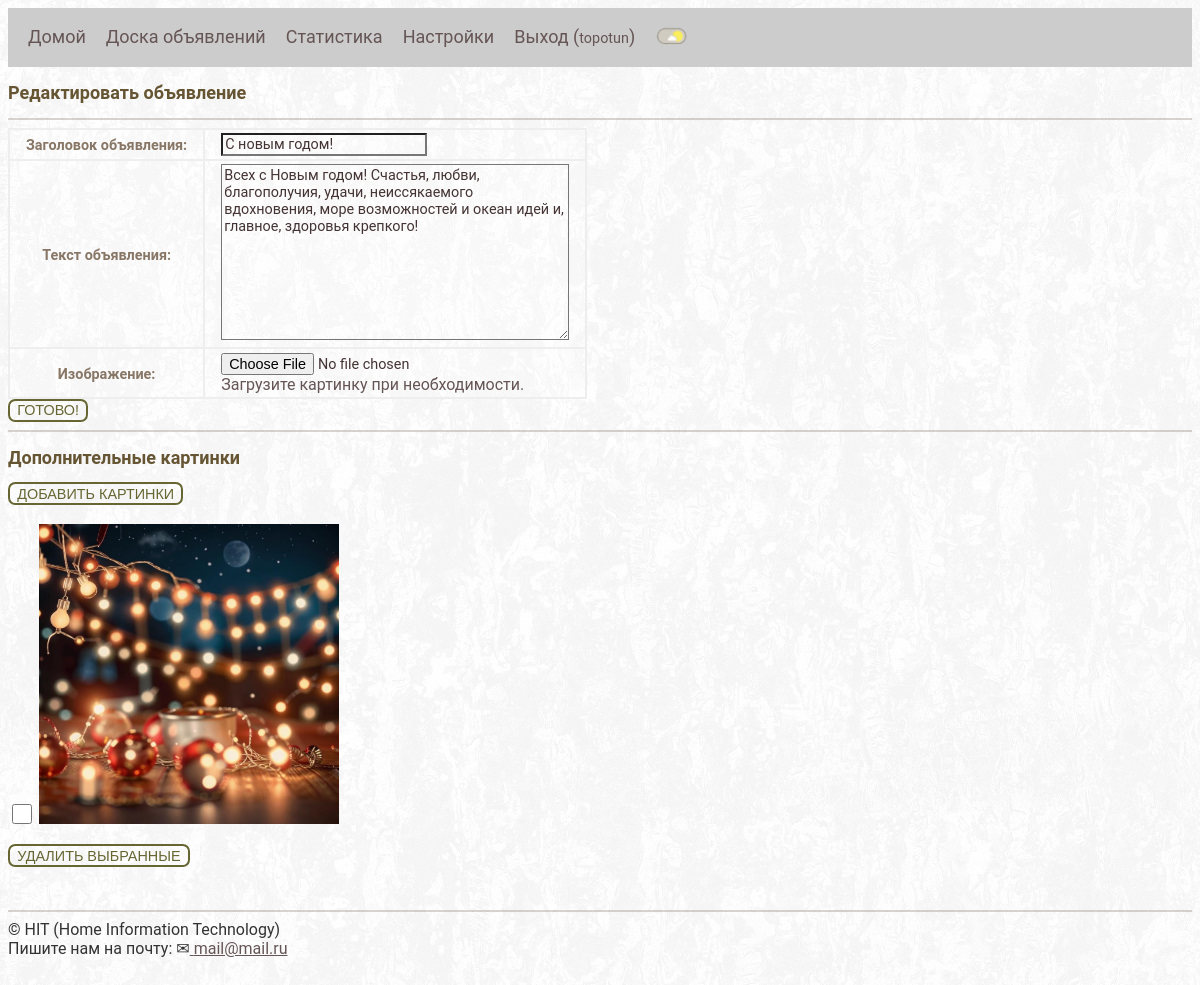
Page /board/edit/32/ (signed in) on the committed database.
### board/models.py (models this page shows, shortened)
class Advertisement(models.Model):
    title = models.CharField(max_length=255)
    content = models.TextField()
    author = models.ForeignKey(User, on_delete=models.CASCADE)
    created_at = models.DateTimeField(auto_now_add=True)
    like_count = models.IntegerField(default=0)
    dislike_count = models.IntegerField(default=0)
    image = models.ImageField(upload_to=user_directory_path, null=True, blank=True)
    class Meta:
        verbose_name = 'Объявления'
        verbose_name_plural = 'Объявления'

class Image(models.Model):
    advertisement = models.ForeignKey(Advertisement, related_name='images', on_delete=models.CASCADE)
    user = models.ForeignKey(User, on_delete=models.CASCADE)
    image = models.ImageField(upload_to=user_directory_path)
    class Meta:
        verbose_name = 'Изображения'
        verbose_name_plural = 'Изображения'

### board/views.py (the view, shortened to what this page needs)
# urls.py: path('edit/<int:pk>/', views.edit_advertisement, name='edit_advertisement'),
@login_required
def edit_advertisement(request: HttpRequest, pk) -> HttpResponseRedirect:
    advertisement = Advertisement.objects.get(pk=pk)
    images = Image.objects.filter(advertisement=advertisement)
    if request.user != advertisement.author and not request.user.is_superuser:
        return render(request, 'board/advertisement_detail.html',
                      {'advertisement': advertisement, 'error': 'Вы не можете редактировать чужие объявления!'})
    if request.method == "POST" and request.POST.get('add_adv'):
        form = AdvertisementForm(request.POST, request.FILES, instance=advertisement)
        if form.is_valid():
            advertisement = form.save(commit=False)
            advertisement.save()
            return redirect('board:advertisement_detail', pk=pk)
    else:
        form = AdvertisementForm(instance=advertisement)
    return render(request, 'board/add_advertisement.html',
                  {'form': form,
                   'title2': 'Редактировать объявление',
                   'advertisement': advertisement,
                   'images': images})

### board/forms.py
class AdvertisementForm(forms.ModelForm):
    title = forms.CharField(label='Заголовок объявления:', max_length=200)
    content = forms.CharField(label='Текст объявления:', widget=forms.Textarea, empty_value='')
    image = forms.ImageField(label='Изображение:', help_text='Загрузите картинку при необходимости.', required=False)
    class Meta:
        model = Advertisement
        fields = ['title', 'content', 'image']

### board/user_preferences.py (called while the page is built, shortened)
def pref(request: HttpRequest):
    if request.user.is_authenticated:
        _preferences = Preferences.objects.filter(user=request.user).last()
    else:
        _preferences = None
    return {
        'user_pref': _preferences,
    }

### board/templates/board/add_advertisement.html (shortened to what this page needs)
{% extends 'base.html' %}
{% block content %}
  <h2>
    {% if title2 %}
      {{ title2 }}
    {% else %}
      Добавить объявление
    {% endif %}
  </h2>
  <hr>
  <form method="post" enctype="multipart/form-data">
    <table>
      {{ form.as_table }}
    </table>
    <button type="submit" name="add_adv" value="{{advertisement.pk}}">Готово!</button>
  </form>
<hr>
    <h2>Дополнительные картинки</h2>
  {% if title2 %}
    <a href="{% url 'board:add_image' pk=advertisement.pk %}"><button>Добавить картинки</button></a>
    <br> <br>
  {% endif %}
    {% if images %}
      <form method="post" id="myForm">
        <nav>
        {% for itm in images %}
        <div class="container inline-block">
          <input type="checkbox" id="chb" name="i{{ itm.id }}" value="i{{ itm.id }}">
          <label for="chb">
            <a class="a_img" href="{{ itm.image.url }}" target="_blank">
              <img src="{{ itm.image.url }}"
                   title="{{ itm.url }} &#10Автор: {{ itm.user }}"
                   style="width: 300px; height: 300px;">
            </a>
          </label>
        </div>
        {% endfor %}
        </nav>
        <p class="align_left">
          <button onclick="return confirm('Удалить выбранные картинки?');" type="submit" name="image_del" value="checked">
            Удалить выбранные
          </button>
        </p>
      </form>
  {% endif %}
{% endblock %}

### templates/base.html (shortened to what this page needs)
{% load static %}
<!DOCTYPE html>
<html lang="en">
<head>
    {% if user_pref.theme != 'dark' %}
      <link rel="stylesheet" type="text/css" href='{% static "board_project/style-day.css" %}'>
    {% else %}
      <link rel="stylesheet" type="text/css" href='{% static "board_project/style-night.css" %}'>
    {% endif %}
</head>
<body>
    <div class="navbar">
        <a href="{% url 'home' %}">Домой</a>
        <a href="{% url 'board:advertisement_list' %}">Доска объявлений</a>
        {% if user.is_authenticated %}
            {% if user.is_superuser %}
              <a href="{% url 'board:user_stat_list' %}">Статистика</a>
            {% endif %}
            <a href="{% url 'board:user_settings' %}">Настройки</a>
            <a href="{% url 'logout' %}">Выход (<span class="small_font">{{user}}</span>)</a>
            <a href="?day=theme" title="Светлая/темная тема">
                {% if user_pref.theme != 'dark' %}
                  <img src="{% static 'board_project/day.png' %}" width="34">
                {% else %}
                  <img src="{% static 'board_project/night.png' %}" width="34">
                {% endif %}
            </a>
        {% else %}
            <a href="{% url 'login' %}">Вход</a>
            <a href="{% url 'signup' %}">Регистрация</a>
        {% endif %}
    </div>
    {% block content %}
    {% endblock %}
<br>  <hr>
    © HIT (Home Information Technology)
    <br> Пишите нам на почту: ✉<a href="mailto:mail@mail.ru"> mail@mail.ru </a>
    <br>  <br>
</body>
</html>

### static/board_project/style-day.css (style rules this page uses)
.navbar { overflow: hidden; background-color: #ccc; padding: 8px 10px; }
.navbar a { float: left; color: #f2f2f2; text-align: center; padding: 10px; text-decoration: none; font-size: 18px; }
body { background-color: #ffffff; font-family: 'Roboto', sans-serif; color: #333; background: url("day_fon.jpg"); background-attachment: fixed; }
a:link { color: #655; }
input[type='checkbox'] { width: 20px; height: 20px; background-color: #6080f3; }
input, textarea { background-color: RGB(255, 255, 255, 0.1); font-family: 'Roboto', sans-serif; color: #433; font-size: 0.9em; }
hr { height: 2px; background-color: RGB(128, 112, 96, 0.3); border: none; }
.a_img { text-decoration: none; border: none; }
.container { display: flex; flex-direction: column; align-items: center; }
.align_left { text-align: left; }
.inline-block { display: inline-block; }
.small_font { font-size: 0.8em; font-family: 'Roboto', sans-serif; }
table { border: 1px solid #eee; border-collapse: separate; border-spacing: 0px; color: #655; }
tr, th, td { border: 1px solid #eee; padding: 0.2em 1em; }
button { padding: 0.1em 0.5em; background-color: transparent; font-size: 0.9em; text-transform: uppercase; color: #663; border: 2px solid #663; border-radius: 0.5em; }
h2 { text-align: left; font-family: 'Roboto', sans-serif; font-size: 18px; color: #653; }
label { font-size: 0.9em; color: #876; }

### rows in the picture
Advertisement: title "С новым годом!", content "Всех с Новым годом! Счастья, любви, благополучия, удачи, неиссякаемого вдохновения, море возможностей и океан идей и, главное, здоровья крепкого!"
Image: image (picture)

### other values in the picture
{{ user }} "topotun"
{{ title2 }} "Редактировать объявление"
